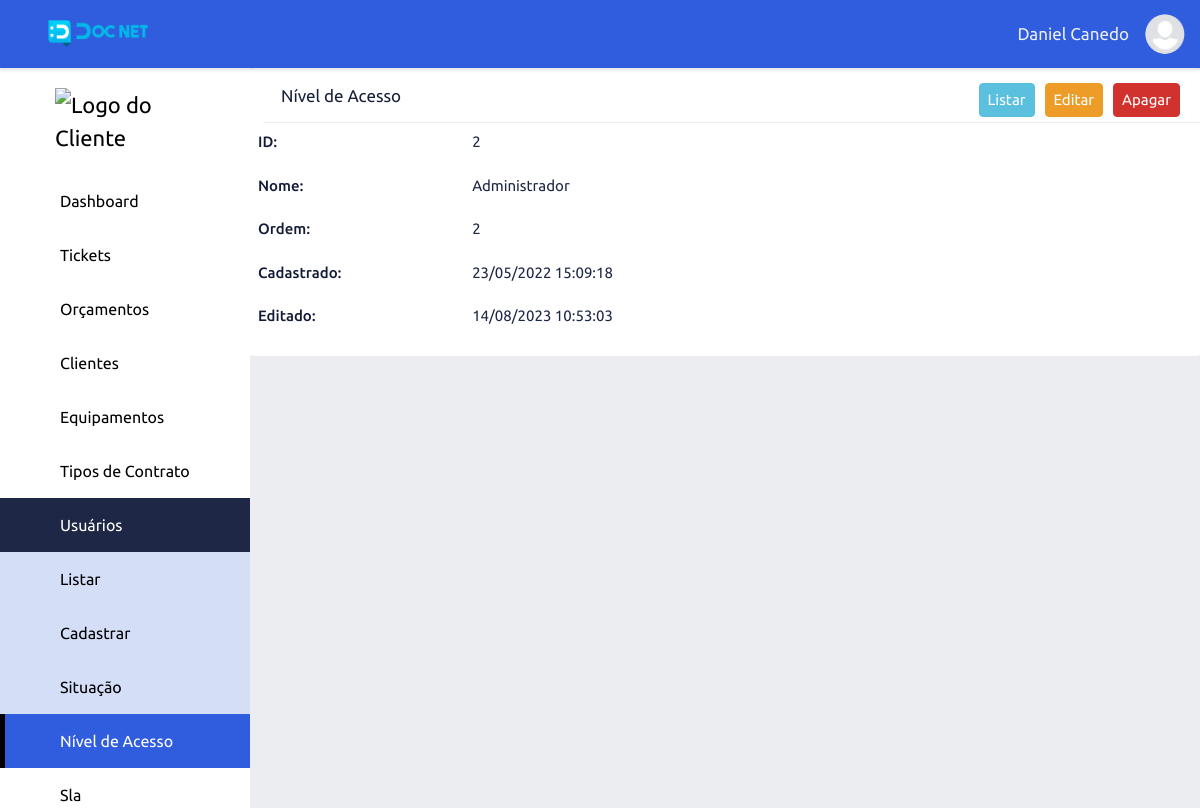
/view-access-levels/index/2 (signed in), run on the app's committed database.
### tables this page shows
CREATE TABLE `adms_levels_pages` (
  `id` int NOT NULL,
  `permission` int NOT NULL DEFAULT '2',
  `order_level_page` int NOT NULL,
  `print_menu` int NOT NULL DEFAULT '2' COMMENT '1 - Apresentar no menu, 2 - Não apresentar no menu',
  `dropdown` int NOT NULL DEFAULT '2' COMMENT '1 - Dropdow , 2 - não dropdow',
  `adms_access_level_id` int NOT NULL,
  `adms_page_id` int NOT NULL,
  `adms_items_menu_id` int NOT NULL DEFAULT '1',
  `created` datetime NOT NULL,
  `modified` datetime DEFAULT NULL
);

CREATE TABLE `adms_pages` (
  `id` int NOT NULL,
  `controller` varchar(220) NOT NULL,
  `metodo` varchar(220) NOT NULL,
  `menu_controller` varchar(220) NOT NULL,
  `menu_metodo` varchar(220) NOT NULL,
  `name_page` varchar(220) NOT NULL,
  `publish` int NOT NULL DEFAULT '2',
  `icon` varchar(45) DEFAULT NULL,
  `obs` text,
  `adms_sits_pgs_id` int NOT NULL DEFAULT '2',
  `adms_types_pgs_id` int NOT NULL,
  `adms_groups_pgs_id` int NOT NULL,
  `created` datetime NOT NULL,
  `modified` datetime DEFAULT NULL
);

CREATE TABLE `adms_items_menus` (
  `id` int NOT NULL,
  `name` varchar(220) NOT NULL,
  `icon` varchar(45) NOT NULL,
  `order_item_menu` int NOT NULL,
  `created` datetime NOT NULL,
  `modified` datetime DEFAULT NULL
);

CREATE TABLE `adms_access_levels` (
  `id` int NOT NULL,
  `name` varchar(45) NOT NULL,
  `order_levels` int NOT NULL,
  `created` datetime NOT NULL,
  `modified` datetime DEFAULT NULL
);

### core/ConfigController.php (called while the page is built, shortened)
<?php
class ConfigController extends Config
{
    private string $urlController;
    private string $urlMetodo;
    private string $urlParameter;
    public function __construct()
    {
        if (!empty(filter_input(INPUT_GET, 'url', FILTER_DEFAULT))) {
            $this->url = filter_input(INPUT_GET, 'url', FILTER_DEFAULT);
            $this->urlArray = explode("/", $this->url);
            if (isset($this->urlArray[0])) {
                $this->urlController = $this->slugController($this->urlArray[0]);
            } else {
                $this->urlController = $this->slugController(CONTROLLER);
            }
            if (isset($this->urlArray[1])) {
                $this->urlMetodo = $this->slugMetodo($this->urlArray[1]);
            } else {
                $this->urlMetodo = $this->slugMetodo(METODO);
            }
            if (isset($this->urlArray[2])) {
                $this->urlParameter = $this->urlArray[2];
            } else {
                $this->urlParameter = "";
            }
        } else {
            $this->urlController = $this->slugController(CONTROLLERERRO);
            $this->urlMetodo = $this->slugMetodo(METODO);
            $this->urlParameter = "";
        }
    }
    private function slugController(string $slugController): string
    {
        $this->urlSlugController = $slugController;
        $this->urlSlugController = strtolower($this->urlSlugController);
        $this->urlSlugController = str_replace("-", " ", $this->urlSlugController);
        $this->urlSlugController = ucwords($this->urlSlugController);
        $this->urlSlugController = str_replace(" ", "", $this->urlSlugController);
        return $this->urlSlugController;
    }
    private function slugMetodo(string $urlSlugMetodo): string
    {
        $this->urlSlugMetodo = $this->slugController($urlSlugMetodo);
        $this->urlSlugMetodo = lcfirst($this->urlSlugMetodo);
        return $this->urlSlugMetodo;
    }
    public function loadPage(): void
    {
        $loadPgAdm = new \Core\CarregarPgAdmLevel();
        $loadPgAdm->loadPage($this->urlController, $this->urlMetodo, $this->urlParameter);
    }
}

### index.php (called while the page is built, shortened)
<?php
$home = new Core\ConfigController();
$home->loadPage();

### app/adms/Models/helper/AdmsRead.php (called while the page is built, shortened)
<?php
class AdmsRead extends AdmsConn
{
    private string $select;
    private array $values = [];
    private object $query;
    public function fullRead(string $query, string|null $parseString = null): void
    {
        $this->select = $query;
        if (!empty($parseString)) {
            parse_str($parseString, $this->values);
        }
        $this->exeInstruction();
    }
    private function exeInstruction(): void
    {
        $this->connection();
        try {
            $this->exeParameter();
            $this->query->execute();
            $this->result = $this->query->fetchAll();
        } catch (PDOException $err) {
            $this->result = null;
        }
    }
    private function connection(): void
    {
        $this->conn = $this->connectDb();
        $this->query = $this->conn->prepare($this->select);
        $this->query->setFetchMode(PDO::FETCH_ASSOC);
    }
    private function exeParameter(): void
    {
        if ($this->values) {
            foreach ($this->values as $link => $value) {
                if (($link == 'limit') or ($link == 'offset') or ($link == 'id')) {
                    $value = (int) $value;
                }
                $this->query->bindValue(":{$link}", $value, (is_int($value) ? PDO::PARAM_INT : PDO::PARAM_STR));
            }
        }
    }
}

### app/adms/Models/helper/AdmsConn.php (called while the page is built, shortened)
<?php
abstract class AdmsConn
{
    private string $host = HOST;
    private string $user = USER;
    private string $pass = PASS;
    private string $dbname = DBNAME;
    protected function connectDb(): object
    {
        try {
            $this->connect = new PDO("mysql:host={$this->host};dbname=" . $this->dbname, $this->user, $this->pass);
            return $this->connect;
        } catch (PDOException $err) {
            die("Erro - 001: Por favor tente novamente. Caso o problema persista, entre em contato o administrador " . EMAILADM);
        }
    }
}

### app/adms/Models/helper/AdmsMenu.php (called while the page is built, shortened)
<?php
class AdmsMenu
{
    public function itemMenu(): array|null|bool
    {
        $listMenu = new \App\adms\Models\helper\AdmsRead();
        $listMenu->fullRead(
            "SELECT lev_pag.id AS id_lev_pag, lev_pag.dropdown, lev_pag.adms_page_id,
                        pag.id AS id_pag, pag.menu_controller, pag.menu_metodo, pag.name_page, pag.icon,
                        itm_men.id AS id_itm_men, itm_men.name name_itm_men, itm_men.icon icon_itm_men
                        FROM adms_levels_pages AS lev_pag
                        INNER JOIN adms_pages AS pag ON pag.id=lev_pag.adms_page_id
                        INNER JOIN adms_items_menus AS itm_men ON itm_men.id=lev_pag.adms_items_menu_id
                        WHERE ((lev_pag.adms_access_level_id =:adms_access_level_id)
                        AND (lev_pag.permission = 1))
                        AND print_menu = 1
                        AND adms_sits_pgs_id = 1
                        ORDER BY itm_men.order_item_menu, lev_pag.order_level_page ASC",
            "adms_access_level_id=" . $_SESSION['adms_access_level_id']
        );
        $this->resultBd = $listMenu->getResult();
        if ($this->resultBd) {
            return $this->resultBd;
        } else {
            return false;
        }
    }
}

### app/adms/Models/AdmsViewAccessLevels.php (called while the page is built, shortened)
<?php
class AdmsViewAccessLevels
{
    public function viewAccessLevels(int $id): void
    {
        $this->id = $id;
        $viewAccessLevels = new \App\adms\Models\helper\AdmsRead();
        $viewAccessLevels->fullRead("SELECT id, name, order_levels, created, modified
                                FROM adms_access_levels
                                WHERE id=:id AND order_levels >:order_levels
                                LIMIT :limit", "id={$this->id}&order_levels=" . $_SESSION['order_levels'] . "&limit=1");
    }
}

### app/adms/Views/accessLevels/viewAccessLevels.php (the view, shortened to what this page needs)
<div class="wrapper">
    <div class="row">
        <div class="top-list">
            <span class="title-content">Nível de Acesso</span>
            <div class="top-list-right">
                <?php
                if ($this->data['button']['list_access_levels']) {
                    echo "<a href='" . URLADM . "list-access-levels/index' class='btn-info'>Listar</a> ";
                }
                if (!empty($this->data['viewAccessLevels'])) {
                    if ($this->data['button']['edit_access_levels']) {
                        echo "<a href='" . URLADM . "edit-access-levels/index/" . $this->data['viewAccessLevels'][0]['id'] . "' class='btn-warning'>Editar</a> ";
                    }
                    if ($this->data['button']['delete_access_levels']) {
                        echo "<a href='" . URLADM . "delete-access-levels/index/" . $this->data['viewAccessLevels'][0]['id'] . "' onclick='return confirm(\"Tem certeza que deseja excluir este registro?\")' class='btn-danger'>Apagar</a> ";
                    }
                }
                ?>
            </div>
        </div>
        <div class="content-adm-alert">
        </div>
        <div class="content-adm">
            <?php
            if (!empty($this->data['viewAccessLevels'])) {
                extract($this->data['viewAccessLevels'][0]);
            ?>
                <div class="view-det-adm">
                    <span class="view-adm-title">ID: </span>
                    <span class="view-adm-info"><?php echo $id; ?></span>
                </div>
                <div class="view-det-adm">
                    <span class="view-adm-title">Nome: </span>
                    <span class="view-adm-info"><?php echo $name; ?></span>
                </div>
                <div class="view-det-adm">
                    <span class="view-adm-title">Ordem: </span>
                    <span class="view-adm-info"><?php echo $order_levels; ?></span>
                </div>
                <div class="view-det-adm">
                    <span class="view-adm-title">Cadastrado: </span>
                    <span class="view-adm-info"><?php echo date('d/m/Y H:i:s', strtotime($created)); ?></span>
                </div>
                <div class="view-det-adm">
                    <span class="view-adm-title">Editado: </span>
                    <span class="view-adm-info">
                        <?php
                        if (!empty($modified)) {
                            echo date('d/m/Y H:i:s', strtotime($modified));
                        } ?>
                    </span>
                </div>
            <?php
            }
            ?>
        </div>
    </div>
</div>

### app/adms/Views/include/menu.php (shortened to what this page needs)
<?php
$sidebar_active = "";
if (isset($this->data['sidebarActive'])) {
    $sidebar_active = $this->data['sidebarActive'];
}
?>
<div class="content">
    <div class="sidebar">
    <div class="logo-adm">
        <?php
        if(!empty ($_SESSION['set_clie'])){
            echo "<img src='" . URLADM . "app/adms/assets/image/logo/clientes/". $_SESSION['emp_user']."/{$_SESSION['logo_emp_prin']}' width='140' alt='Logo do Cliente'>";
        } else{
            echo "<img src='" . URLADM . "app/adms/assets/image/logo/clientes/icon_user.png' width='140' alt='Logo do Cliente'>";
        }
        ?>
    </div>
        <?php
        if ((isset($this->data['menu'])) and ($this->data['menu'])) {
            $count_drop_start = 0;
            $count_drop_end = 0;
            foreach ($this->data['menu'] as $item_menu) {
                extract($item_menu);
                $active_item_menu = "";
                if ($sidebar_active == $menu_controller) {
                    $active_item_menu = "active";
                }
                if ($dropdown == 1) {
                    if ($count_drop_start != $id_itm_men) {
                        if (($count_drop_end == 1) and ($count_drop_start != 0)) {
                            echo "</div>";
                            $count_drop_end = 0;
                        }
                        echo "<button class='dropdown-btn btn-active$id_itm_men'>";
                        echo "<i class='icon $icon_itm_men'></i><span>$name_itm_men</span><i class='fa-solid fa-caret-down'></i>";
                        echo "</button>";
                        echo "<div class='dropdown-container cont-active$id_itm_men'>";
                    }
                    echo "<a href='" . URLADM . "$menu_controller/$menu_metodo' class='sidebar-nav active$id_itm_men $active_item_menu'><i class='icon $icon'></i><span></span>$name_page</a>";
                    $count_drop_start = $id_itm_men;
                    $count_drop_end = 1;
                } else {
                    if ($count_drop_end == 1) {
                        echo "</div>";
                        $count_drop_end = 0;
                    }
                    echo "<a href='" . URLADM . "$menu_controller/$menu_metodo' class='sidebar-nav $active_item_menu'><i class='icon $icon'></i><span></span>$name_page</a>";
                }
            }
        }
        ?>
    </div>

### data on the page
adms_levels_pages: adms_page.name_page "Dashboard"
adms_levels_pages: adms_items_menu.name "Tickets"
adms_levels_pages: adms_items_menu.name "Orçamentos"
adms_levels_pages: adms_items_menu.name "Clientes"
adms_levels_pages: adms_items_menu.name "Equipamentos"
adms_levels_pages: adms_items_menu.name "Tipos de Contrato"
adms_levels_pages: adms_items_menu.name "Usuários", adms_page.name_page "Listar"
adms_levels_pages: adms_page.name_page "Cadastrar"
adms_levels_pages: adms_page.name_page "Situação"
adms_levels_pages: adms_page.name_page "Nível de Acesso"
adms_levels_pages: adms_items_menu.name "Sla"
adms_access_levels: id "2", name "Administrador", order_levels "2", created "23/05/2022 15:09:18", modified "14/08/2023 10:53:03"

### other printed values
$_SESSION['user_nickname'] "Daniel Canedo"
